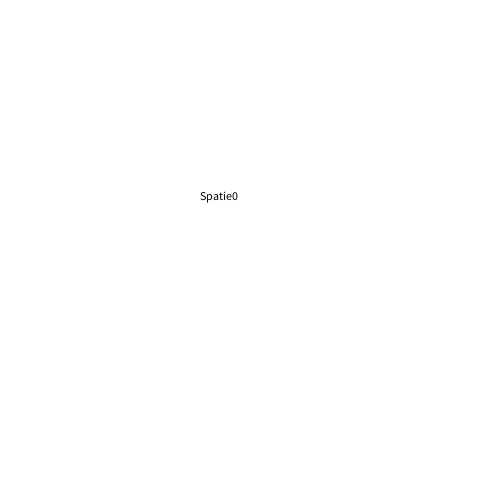
Frame 1 (no input)
Frame 60 (the mouse pressed at the canvas centre just before this capture): identical to frame 1, image omitted
Frame 120 (the mouse held since frame 60 and released just before this capture): identical to frame 1, image omitted

The Processing sketch that drew this single still picture (run headless with seeded random() and noise(); from frame 60 on, the mouse is pressed at the canvas centre):

// Processing sketch: H12_opdracht_12_2
// ── H12_opdracht_12_2.pde
int seconden;
int spatie = 0;
boolean racing = true;


void setup(){
  size(500,500);
}

void draw(){
  background(255,255,255);
  
  seconden = millis()/1000;
  if(seconden >= 10){
    racing = false;
  }
  fill(0,0,0);
  text("Spatie" + spatie,200,200);
  
}

 void keyPressed(){
    if(keyCode == 32 && racing){
      spatie++;                  
    }
  }
